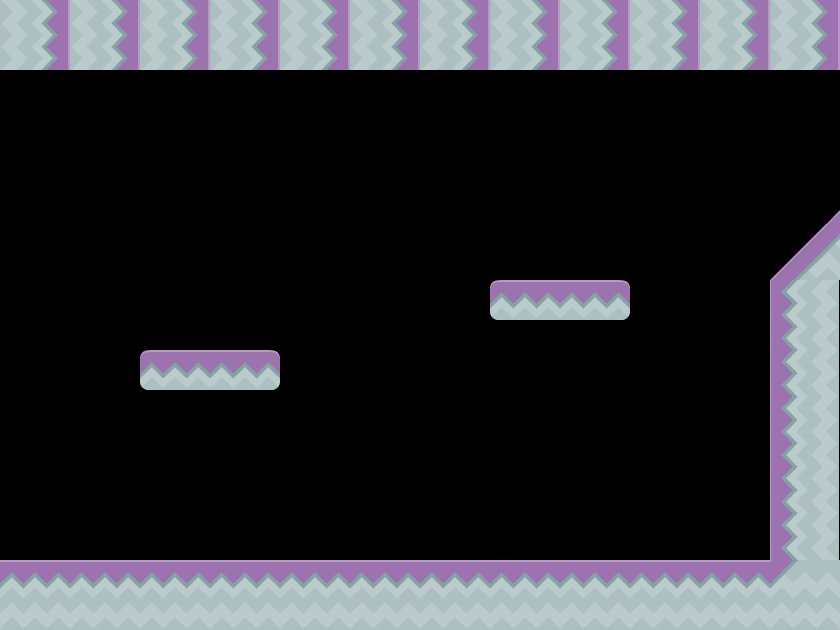

A 2D game scene composited from a Tiled map and its tileset images. What follows is a short description and the map's XML, with each tile layer's data collapsed to a summary:
An orthogonal 12x9 tile map with 70x70 px tiles, 1 tile layer (Tile Layer 1), 3 tilesets.

<map version="1.0" orientation="orthogonal" width="12" height="9" tilewidth="70" tileheight="70">
 <tileset firstgid="1" name="tiles_spritesheet" tilewidth="70" tileheight="70" spacing="2">
  <image source="../Assets/Kenney/Base pack/Tiles/tiles_spritesheet.png" width="914" height="936" />
 </tileset>
 <tileset firstgid="157" name="stoneMid" tilewidth="70" tileheight="70" spacing="2">
  <image source="../Assets/Kenney/Base pack/Tiles/stoneMid.png" width="70" height="70" />
 </tileset>
 <tileset firstgid="158" name="stoneMid2" tilewidth="70" tileheight="70" spacing="2">
  <image source="../Assets/Kenney/Base pack/Tiles/stoneMid2.png" width="70" height="70" />
 </tileset>
 <layer name="Tile Layer 1" width="12" height="9">
  <data>[108 cells, 33 non-empty, 7 distinct tile ids]</data>
 </layer>
</map>
